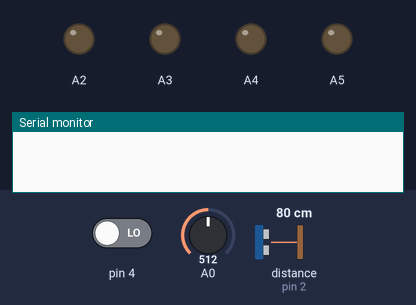
A sketch run on a simulated Arduino Uno, built with avr-gcc and run on an emulated ATmega328P. Shown: output pins drawn as LEDs (lit = HIGH), the last lines printed to the serial monitor. Wiring (inferred from the names in the program): ultrasonic range finder: trigger pin 3; echo pin 2. Dashed ring = blinking. The test bench sets the inputs (shaded band); at power-on: pin 4 LOW, distance to the obstacle (sensor on pin 2) 80 cm, A0 = 512. The echo pulse lasts 58.3 µs per cm; random numbers use the default seed unless the sketch sets one; pins used as bus, display or sensor lines are not drawn.

Above: at 1.2 s.
1.3 s: pin 4 driven HIGH
At 1.7 s:
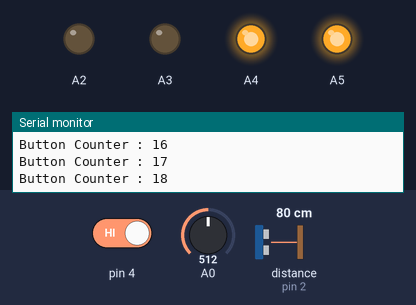
At 2.4 s:
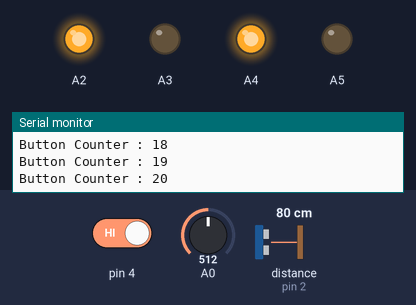
4.3 s: distance to the obstacle (sensor on pin 2) set to 13 cm
7.3 s: distance to the obstacle (sensor on pin 2) set to 10 cm
8.9 s: distance to the obstacle (sensor on pin 2) set to 18 cm
At 10.2 s:
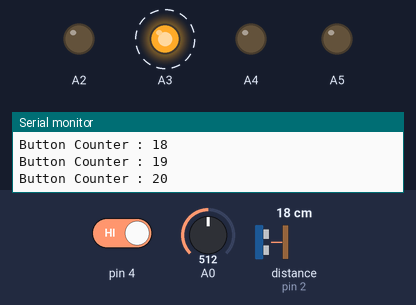
11.8 s: distance to the obstacle (sensor on pin 2) set to 2 cm
14.8 s: distance to the obstacle (sensor on pin 2) set to 35 cm
At 16.0 s:
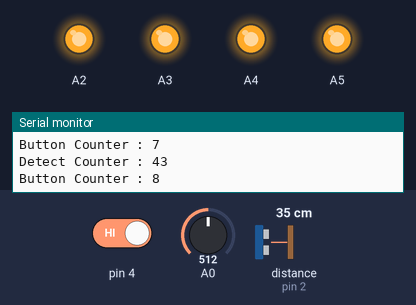
Timing chart, 0 to 22.7 s (numbered marks = the images above; inputs shaded):
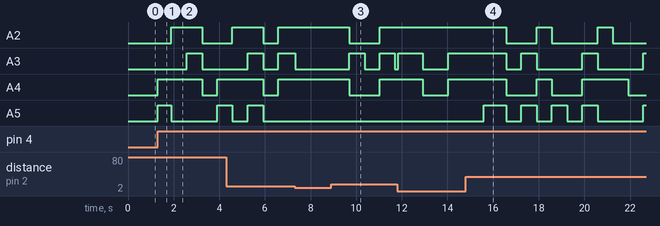

Measured:
- after the input at 1.3 s, A2: LOW → HIGH after 0.61 s, → LOW 1.3 s later; A3: LOW → HIGH after 1.3 s, → LOW 0.68 s later; A4: LOW → HIGH at once, → LOW 2.0 s later, → HIGH 0.66 s later; A5: LOW → HIGH at once, → LOW 0.60 s later, → HIGH 2.0 s later
- after the input at 8.9 s, A2: HIGH → LOW after 0.79 s, → HIGH 1.3 s later; A3: alternates HIGH for 0.67 s and LOW for 0.66 s, starting after 0.79 s
- after the input at 14.8 s, A2: goes LOW 1.3 s, HIGH 0.67 s, LOW 2.0 s, HIGH 0.67 s, then LOW, starting after 1.8 s; A5: goes HIGH 0.99 s, 3 × (LOW 0.66 s, HIGH 0.67 s), LOW 2.0 s, then HIGH, starting after 0.79 s

The sketch:

Room_Program_Lights.ino
```cpp
/*
  Logic:
    When I click the button it give me a serialized lights ( Sleeping , Nightime Activity, Random )
    But when the sensor found out that a working my laptop its atomatic turn to Nightime Activity
*/

const int ECHO = 2, TRIGGER = 3; // Pins for handling the lights inside the room
const int BUTTON = 4; // Button pin for force off or on the lights inside the room
const int LEDS[] = { A5 , A4 , A3 , A2 }; // ( Red , Blue , Yellow, White )
const int LAPTOP_RANGE = 10;
int light_turn = 0; // Represent the light turn, 0 = off, 1 = Sleeping , 2 = Active , 3 = Random
int clickDelay = 30; // microsecond delay from button
int clickCounter = 0; // microsecond counter from button
int isActionIsButton = false; // if the action is in the button
int detectDelay = 50; // microsecond delay from button
int detectCounter = 0; // microsecond counter from button
int isActionIsDetection = false; // if the action is in the button
/*
  The leds must have different colors ( Red , Blue , Yellow, White )

  Sleeping Color:
     Deep Red = 225 , 25 , 0 , 0
     Warm White = 0 , 100 , 50 , 225
     Peach = 100 , 0 , 225, 0
     Burnt Orange = 225, 150 , 225, 0

  Nightime Activity Color:
    Daylight =  0, 100, 0 , 225
    Art Galleries = 0 , 180 , 120 , 225
    Workspaces = 0 , 150 , 100 , 225
    Fluorescent Lights = 0 , 150, 0 , 225

  Random Color :
    just randomize color intensity

*/

const int SLEEPING_COLOR[4][4] = {
  {225 , 180 , 0 , 0},
  {0 , 190, 150, 225},
  {180 , 0 , 225 , 0},
  {225, 150 , 225, 0}
};

int activityPins[] = { 5 , 6 , 7 , 8 , 9 , 10 };
const int ACTIVE_COLOR[4][4] = {
  {0 , 0, 0 , 225},
  {0 , 180 , 150 , 225},
  {0 , 150 , 120 , 225},
  {0 , 180, 0 , 225}
};

bool isClicked(int pin){
  if (digitalRead(pin) == HIGH){
    return true;
  }
  return false;
}

class CustomSensor {

public:
  int echo = 0;
  int trig = 0;
  int range = 0;
  bool detected = false;

  CustomSensor(int pin1, int pin2, int val) {
    echo = pin1;
    trig = pin2;
    range = val;
  }

  void detect() {
    // check if the an object enter the range
    digitalWrite(trig, LOW);
    delayMicroseconds(2);
    digitalWrite(trig, HIGH);
    delayMicroseconds(10);
    digitalWrite(trig, LOW);
    int duration = pulseIn(echo, HIGH);
    int distance = duration * 0.034 / 2;
    if (distance <= range) {
      detected = true;
    } else {
      detected = false;
    }
  }

};


CustomSensor sensor(::ECHO , ::TRIGGER , ::LAPTOP_RANGE );

void setup() {

  Serial.begin(9600);
  randomSeed(analogRead(A0));

  int range = random(0, 1000);
  for (int i = 0; i < range; i++) {
    randomSeed(analogRead(A0));
  }

  for ( int pin : ::LEDS ){
    pinMode(pin , OUTPUT);
  }

  pinMode(::BUTTON , INPUT);
  pinMode(::TRIGGER, OUTPUT);
  pinMode(::ECHO , INPUT);

  Serial.begin(9600);

}

void loop() {
  // put your main code here, to run repeatedly:

  ::sensor.detect(); // check if using laptop

  bool clicked = false;
  if (!::isActionIsButton){
    clicked = ::isClicked(::BUTTON);
    if (clicked){
      ::isActionIsButton = true;
    }
  } else {
    delayMicroseconds(1);
    ::clickCounter = ::clickCounter + 1;
    if (::clickCounter == ::clickDelay){
      ::isActionIsButton = false;
      ::clickCounter = 0;
    }
    Serial.println("Button Counter : " + (String)::clickCounter);
  }

  bool detect = false;
  if (!::isActionIsDetection){
    detect = ::sensor.detected;
    if (detect){
      ::isActionIsDetection = true;
    }
  } else {
    delayMicroseconds(1);
    ::detectCounter = ::detectCounter + 1;
    if (::detectCounter == ::detectDelay){
      ::isActionIsDetection = false;
      ::detectCounter = 0;
    }
    Serial.println("Detect Counter : " + (String)::detectCounter);
  }

  if ( clicked || detect ){
    // If clicked , Start the activity


      // Change every turn when clicked
    ::light_turn = ::light_turn + 1;
    if (::light_turn > 3){
      ::light_turn = 0;
    }

    if (::sensor.detected){
      // Convert to active if detected using laptop
      ::light_turn = 2;

      // On the Active Lights
      for (int led : ::activityPins){
        digitalWrite(led , HIGH);
      }
    } else {
      // On the Active Lights
      for (int led : ::activityPins){
        digitalWrite(led , LOW);
      }
    }


    if (::light_turn == 1 ){
      // Sleeping Lights open
      int pos = random(0,4);
      for ( int i = 0 ; i < 4 ; i++ ){
        analogWrite( ::LEDS[i] ,::SLEEPING_COLOR[pos][i]);
      }
      Serial.println("Night Time ... : " + (String)pos);
    } else if ( ::light_turn == 2){
      // Active Lights open
      int pos = random(0,4);
      for ( int i = 0 ; i < 4 ; i++ ){
        analogWrite( ::LEDS[i] ,::ACTIVE_COLOR[pos][i]);
      }
      Serial.println("Active Time ... : " + (String)pos);
    } else if ( ::light_turn == 3 ){
      // Random Lights Open
      int val1 = random(0 , 225);
      int val2 = random(0 , 225);
      int val3 = random(0 , 225);
      int val4 = random(0 , 225);
      analogWrite( ::LEDS[0] , val1 );
      analogWrite( ::LEDS[1] , val2 );
      analogWrite( ::LEDS[2] , val3 );
      analogWrite( ::LEDS[3] , val4 );

      Serial.println("Random Time ..." + (String)val1 + ", " + (String)val2 + ", " + (String)val3 + ", " + (String)val4 );
    } else {
      // Close lights
      analogWrite( ::LEDS[0] , 0 );
      analogWrite( ::LEDS[1] , 0 );
      analogWrite( ::LEDS[2] , 0 );
      analogWrite( ::LEDS[3] , 0 );
      Serial.println("Close Time ...");
    }

  }


}
```
